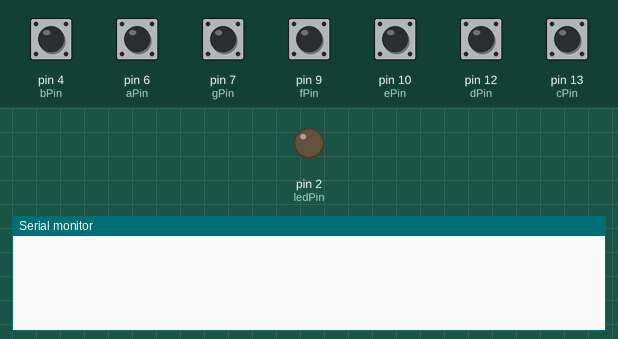
Recording of a sketch running on a simulated Arduino Uno, built with avr-gcc and run on an emulated ATmega328P. Shown: output pins drawn as LEDs (lit = HIGH), the last lines printed to the serial monitor. Inputs (shaded band) come from the test bench; at power-on: pin 4 (bPin), pin 6 (aPin), pin 7 (gPin), pin 9 (fPin), pin 10 (ePin), pin 12 (dPin), pin 13 (cPin) HIGH.

Above: at 1.2 s.
1.3 s: pin 4 (bPin) pulled LOW for 0.15 s
At 2.6 s:
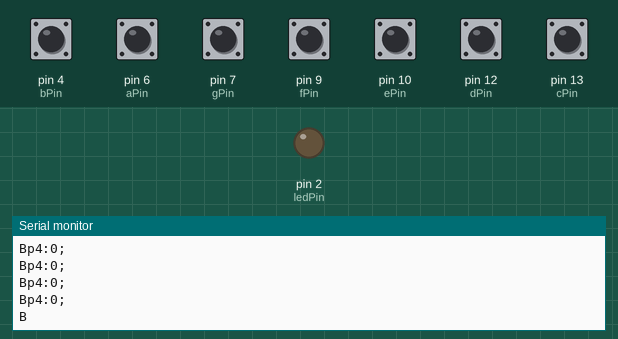
2.9 s: pin 6 (aPin) pulled LOW for 0.15 s
At 3.8 s:
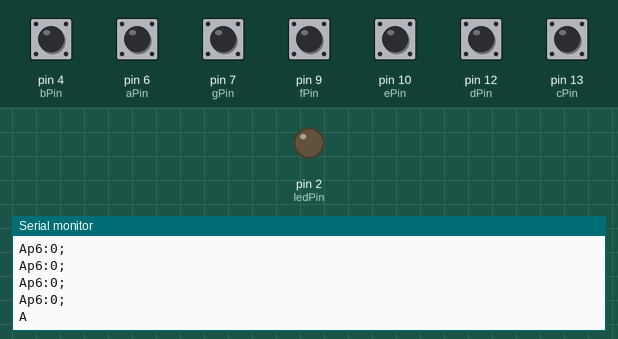
4.6 s: pin 7 (gPin) pulled LOW for 0.15 s
At 5.1 s:
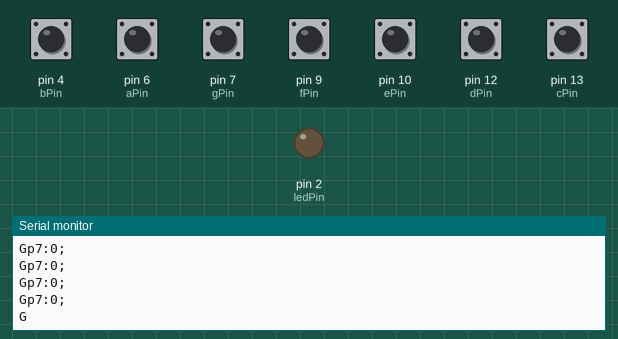
6.3 s: pin 9 (fPin) pulled LOW for 0.15 s
At 7.6 s:
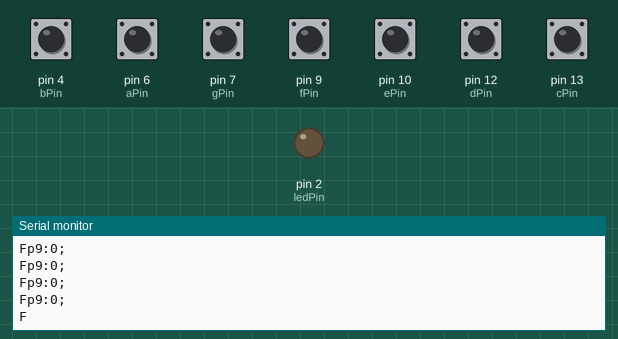
8.0 s: pin 10 (ePin) pulled LOW for 0.15 s
At 8.8 s:
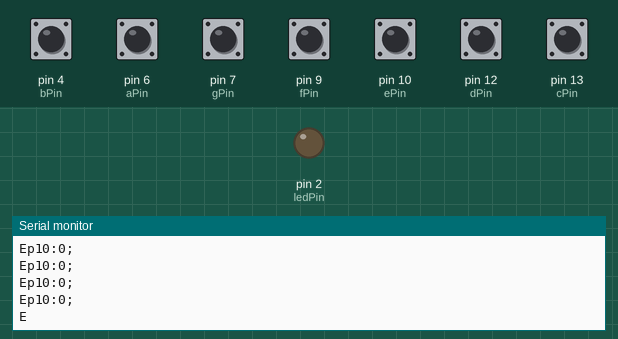
9.7 s: pin 12 (dPin) pulled LOW for 0.15 s
At 11.3 s:
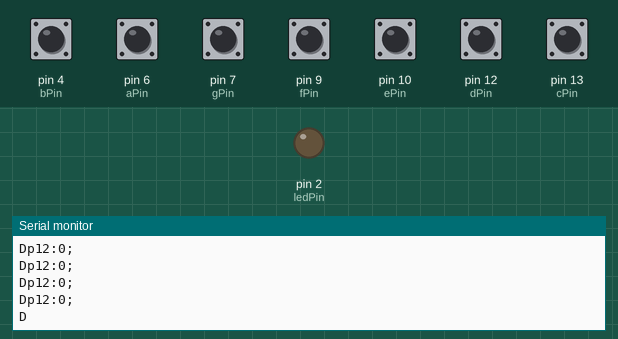
Timing chart, 0 to 12.4 s (numbered marks = the images above; inputs shaded):
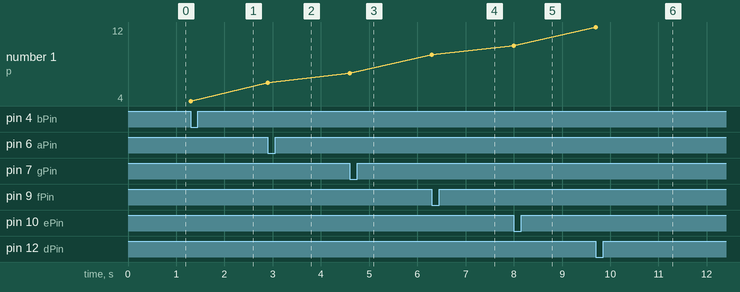

The sketch:

Final_Project.ino
```cpp
#include "PDMSerial.h"

PDMSerial pdm;

int cPin = 13;
int dPin = 12;
int ePin = 10;
int fPin = 9;
int gPin = 7;
int aPin = 6;
int bPin = 4;
int ledPin = 2;

int cPinState = LOW;
int dPinState = LOW;
int ePinState = LOW;
int fPinState = LOW;
int gPinState = LOW;
int aPinState = LOW;
int bPinState = LOW;

void setup() {
  pinMode(ledPin, OUTPUT);
  pinMode(cPin, INPUT_PULLUP);
  pinMode(dPin, INPUT_PULLUP);
  pinMode(ePin, INPUT_PULLUP);
  pinMode(fPin, INPUT_PULLUP);
  pinMode(gPin, INPUT_PULLUP);
  pinMode(aPin, INPUT_PULLUP);
  pinMode(bPin, INPUT_PULLUP);
  Serial.begin(9600);
}

void loop() {
  cPinState = digitalRead(cPin);
  dPinState = digitalRead(dPin);
  ePinState = digitalRead(ePin);
  fPinState = digitalRead(fPin);
  gPinState = digitalRead(gPin);
  aPinState = digitalRead(aPin);
  bPinState = digitalRead(bPin);

  if (digitalRead(cPin) == LOW) {
    pdm.transmitSensor("p13", cPinState);
    pdm.transmitSensor("end");
    Serial.print("C");
  }
  else if (digitalRead(dPin) == LOW) {
    pdm.transmitSensor("p12", dPinState);
    pdm.transmitSensor("end");
    Serial.print("D");
  }
  else if (digitalRead(ePin) == LOW) {
    pdm.transmitSensor("p10", ePinState);
    pdm.transmitSensor("end");
    Serial.print("E");
  }
  else if (digitalRead(fPin) == LOW) {
    pdm.transmitSensor("p9", fPinState);
    pdm.transmitSensor("end");
    Serial.print("F");
  }
  else if (digitalRead(gPin) == LOW) {
    pdm.transmitSensor("p7", gPinState);
    pdm.transmitSensor("end");
    Serial.print("G");
  }
  else if (digitalRead(aPin) == LOW) {
    pdm.transmitSensor("p6", aPinState);
    pdm.transmitSensor("end");
    Serial.print("A");
  }
  else if (digitalRead(bPin) == LOW) {
    pdm.transmitSensor("p4", bPinState);
    pdm.transmitSensor("end");
    Serial.print("B");
  }

  boolean newData = pdm.checkSerial();

  if(newData) {
    if(pdm.getName().equals(String("on"))){
      digitalWrite(ledPin, HIGH);
    }
    if(pdm.getName().equals(String("off"))){
      digitalWrite(ledPin, LOW);
    }
  }

  // Serial.println(potentialValue);
  delay(1);
}
```

PDMSerial.cpp
```cpp
/*
  PDMSerial.cpp - DDEM Library for transmit/receive with p5
  Created by Jesse Allisln 2019
*/

#include "Arduino.h"
#include "PDMSerial.h"

PDMSerial::PDMSerial()
{
  _startingTransmit = true;
  _name = "default";
  _value = 0;
}

String PDMSerial::getName() {
  return _name;
}

int PDMSerial::getValue() {
  return _value;
}

boolean PDMSerial::checkSerial() {
     // Receiving transmissions – cool.
  if (Serial.available() > 0) {
    // read the oldest byte in the serial buffer
    String data = String(Serial.readStringUntil(','));
    if(data!= "\n") {
      // Serial.write(("\nrx:" + data).c_str());

      int sep = data.indexOf(":");
      if(sep != -1) {

        // Serial.write(sep);
        // Serial.write(("\nindex:" + String(sep)).c_str());
        _name = data.substring(0,sep);
        // Serial.write(("\nname:" + _name).c_str());
        _value = data.substring(sep+1).toInt();
        // Serial.write(("\nvalue:" + String(value)).c_str());
        if(_name && _value >= 0) {
            // new data was received!
          return true;
        }
      }
    }
  }
    return false; // no new data or the data wasn't good.
}

// **********************************************
// ********* LSU DDEM Data Transmission *********
// **********************************************
//
// Transmit as many sensors as you like then send end before looping.
// transmitSensor(string name, int/float value);
  // transmitSensor("a0", sensorValue);
  // transmitSensor("float0", sensorFloatValue);
  // transmitSensor("b7", buttonState);
  // transmitSensor("end");

void PDMSerial::transmitSensor(String name, int value) {
  if (name == "end") {
      Serial.write(";\n");
      _startingTransmit = true;
  } else {
          // Only put a comma on after the first transmitted data.
      if(_startingTransmit) {
        _startingTransmit = false;
      } else {
        Serial.write(",");
      }

        // Prep the data
    String xmitData = name + ":" + String(value);
      // Transmission to the computer
    Serial.write(xmitData.c_str());
  }
}

void PDMSerial::transmitSensor(String name, float value) {
  if (name == "end") {
      Serial.write(";\n");
      _startingTransmit = true;
  } else {
          // Only put a comma on after the first transmitted data.
      if(_startingTransmit) {
        _startingTransmit = false;
      } else {
        Serial.write(",");
      }

        // Prep the data
    String xmitData = name + ":" + String(value);
      // Transmission to the computer
    Serial.write(xmitData.c_str());
  }
}

void PDMSerial::transmitSensor(String name) {
  if (name == "end") {
      Serial.write(";\n");
      _startingTransmit = true;
  } else {
        // Prep the data
    String xmitData = name + "\n";
      // Transmission to the computer
    Serial.write(xmitData.c_str());
  }
}
```

PDMSerial.h
```cpp
/*
  PDMSerial.h - Library for Transmitting to/from p5.
  Created by Jesse Allison 2019
*/
#ifndef PDMSerial_h
#define PDMSerial_h

#include "Arduino.h"

class PDMSerial
{
  public:
    PDMSerial();
    boolean checkSerial();
    void transmitSensor(String name, int value);
    void transmitSensor(String name, float value);
    void transmitSensor(String name);
    String getName();
    int getValue();

  private:
    boolean _startingTransmit;
    String _name;
    int _value;
};

#endif
```

Measured:
- after the input at 1.3 s, the serial monitor: prints a new line at once (image 1)
- after the input at 2.9 s, the serial monitor: prints a new line at once (image 2)
- after the input at 4.6 s, the serial monitor: prints a new line at once (image 3)
- after the input at 6.3 s, the serial monitor: prints a new line at once (image 4)
- after the input at 8.0 s, the serial monitor: prints a new line at once (image 5)
- after the input at 9.7 s, the serial monitor: prints a new line at once (image 6)
- plotted number 1: 4 → 6 after the input at 2.9 s, 6 → 7 after the input at 4.6 s, 7 → 9 after the input at 6.3 s, 9 → 10 after the input at 8.0 s, 10 → 12 after the input at 9.7 s
